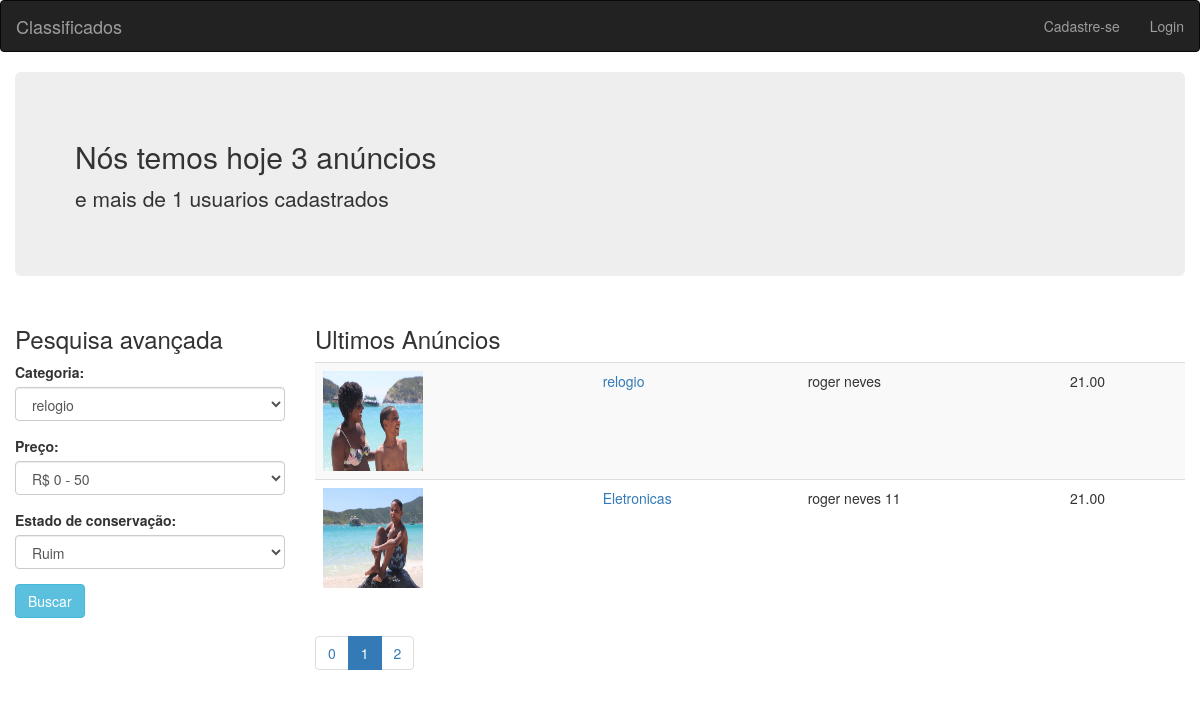
The page / on the database its author committed.
### tables this page shows
CREATE TABLE IF NOT EXISTS `anuncios` (
  `id` int(10) unsigned NOT NULL AUTO_INCREMENT,
  `id_categoria` int(11) NOT NULL,
  `titulo` varchar(100) NOT NULL DEFAULT '',
  `valor` float NOT NULL DEFAULT '0',
  `id_usuario` int(11) NOT NULL,
  `descricao` text,
  `estado` int(11) DEFAULT NULL,
  PRIMARY KEY (`id`),
  UNIQUE KEY `id` (`id`)
);

### classes/anuncios.class.php (called while the page is built, shortened)
<?php
class Anuncios{
    public function getTotalAnuncios(array $filtros){
        global $pdo;
        $filtrosString = array('1=1');
        $sql = $pdo->prepare("SELECT COUNT(*) as c from anuncios WHERE ".implode(' AND ',$filtrosString));
        $sql->execute();
        $row = $sql->fetch();
        return $row['c'];
    }
    public function getUltimosAnuncios(int $page , int $perPage, array $filtros){
        global $pdo;
    $offset = ($page - 1) * 2;
    $array = array();
    $filtrosString = array('1=1');
            $sql = "SELECT
            *,
            (select anuncios_imagens.url from anuncios_imagens where
            anuncios_imagens.id_anuncio = anuncios.id limit 1   ) as url,
            (select categoria.nome from categoria where categoria.id = anuncios.id_categoria
            ) as categoria
            FROM anuncios WHERE ".implode(' AND ',$filtrosString)."
            ORDER BY id DESC LIMIT $offset, $perPage";
            $sql = $pdo->prepare($sql);;
        $sql->execute();
        if ($sql->rowCount() > 0){
            $array = $sql->fetchAll();
        }
        return $array;
    }
}

### classes/usuario.class.php (called while the page is built, shortened)
<?php
class Usuario {
    public function getTotalUsuarios(){
        global $pdo;
        $sql = $pdo->query("SELECT COUNT(*) as c from usuarios");
        $row = $sql->fetch();
        return $row['c'];
    }
}
?>

### classes/categoria.class.php (called while the page is built, shortened)
<?php
class Categorias{
    public function getLista(){
        $array = array();
        global $pdo;
        $sql = $pdo->query("SELECT * FROM categoria");
        if($sql->rowCount() > 0){
            $array = $sql->fetchAll();
        }
        return $array;
    }
}

### index.php (the view, shortened to what this page needs)
<?php
    require 'pages/header.php';
    require 'classes/anuncios.class.php';
    require 'classes/usuario.class.php';
    require 'classes/categoria.class.php';
    $a = new anuncios();
    $u = new Usuario();
    $c = new Categorias();
    $filtros = array(
        'categoria' =>'',
        'preco' => '',
        'estado'=>''
);
  $total_anuncios = $a->getTotalAnuncios($filtros);
  $total_usuarios = $u->getTotalUsuarios();
$pagination = 1;
$por_pagina  = 2;
$total_paginas = ceil($total_anuncios / $por_pagina);
$anuncios = $a->getUltimosanuncios($pagination, $por_pagina , $filtros);
$categoria = $c->getLista();
$PrecoDe0A50    = "";
$ruim  = "";
?>
    <div class="container-fluid">
        <div class="jumbotron">
            <h2>Nós temos hoje <?=$total_anuncios ?> anúncios</h2>
            <p>e mais de <?=$total_usuarios ?> usuarios cadastrados</p>
        </div>
        <div class="row">
            <div class="col-sm-3">
                <h3>Pesquisa avançada</h3>
                <form action="" method="GET">
                    <div class="form-group">
                    <label for="categoria">Categoria:</label>
                        <select id="categoria" name="filtros[categoria]" class="form-control" id="">
                            <?php foreach($categoria as $cat){
                                $catSelect = ($cat['id'] == $filtros['categoria'] ? 'selected="selected"' : "");
                                ?>
                            <option value="<?php echo $cat['id'] ?>" <?= $catSelect;?>><?php echo utf8_decode($cat['nome']) ?></option>
                            <?php } ?>
                        </select>
                    </div>
                    <div class="form-group">
                    <label for="preco">Preço:</label>
                        <select id="preco" name="filtros[preco]" class="form-control" id="preco">
                        <option value="0-50"   <?= $PrecoDe0A50?>>R$ 0 - 50</option>
                        </select>
                    </div>
                    <div class="form-group">
                    <label for="estado">Estado de conservação:</label>
                    <select id="estado" name="filtros[estado]" class="form-control" id="estado">
                        <option value="0" <?= $ruim?>>Ruim</option>
                    </select>
                    </div>
                    <div class="form-group">
                    <input type="submit" class="btn btn-info" value="Buscar">
                    </div>
                </form>
            </div>
            <div class="col-sm-9">
                <h3>Ultimos Anúncios</h3>
            <table class="table table-striped">
                <?php
                foreach($anuncios as $anuncio){
                    $img  = ($anuncio['url'] == "" ? "default.png" :$anuncio['url'] );
                    ?>
                <tr>
                <td><img src="assets/images/anuncios/<?php echo $img ?>" width="100px" height="100px"alt=""></td>
                <td>
                    <a href="produto.php?id=<?php echo $anuncio['id']; ?>">
                        <?php echo $anuncio['categoria'] ?></a>
                    <br/>
                </td>
                <td><?php echo $anuncio['titulo'] ?></td>
                <td><?php echo number_format($anuncio['valor'],2) ?></td>
                </tr>
                <?php }?>
             </table>
            <ul class="pagination">
            <?php
            for($q=0; $q<=$total_paginas; $q++){
                $w = $_GET;
                $w['p'] = $q ;
                $linkCompleto = http_build_query($w);
                ?>
                <li class="<?php echo ($pagination == $q)? 'active' : '' ?>">
                <a href="index.php?<?= $linkCompleto ?>"><?= $q ?></a></li>
            <?php } ?>
            </ul>
            </div>
        </div>
    </div>
<?php require 'pages/footer.php' ?>

### rows shown on the page
anuncios: shows a picture, categoria "relogio", titulo "roger neves", valor "21.00"
anuncios: shows a picture, categoria "Eletronicas", titulo "roger neves 11", valor "21.00"

### other values the page prints
$total_anuncios "3"
$total_usuarios "1"
form field value "relogio"
